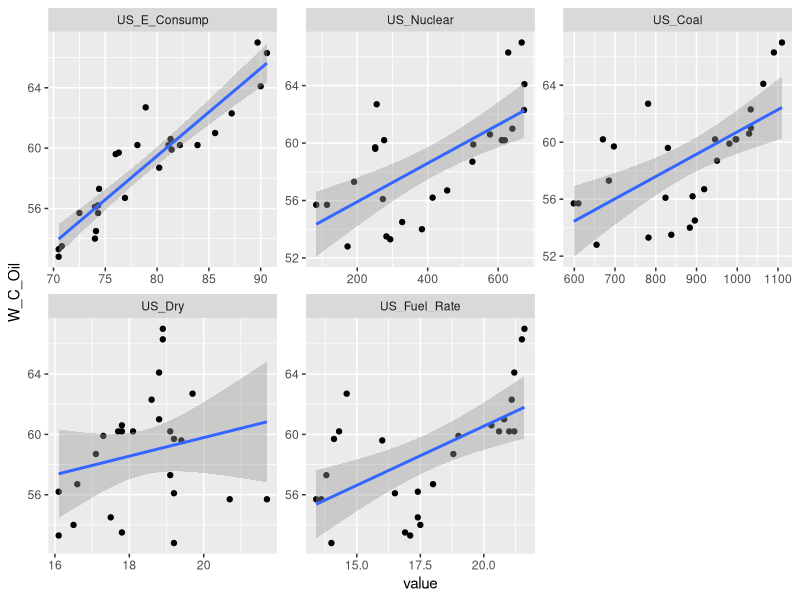
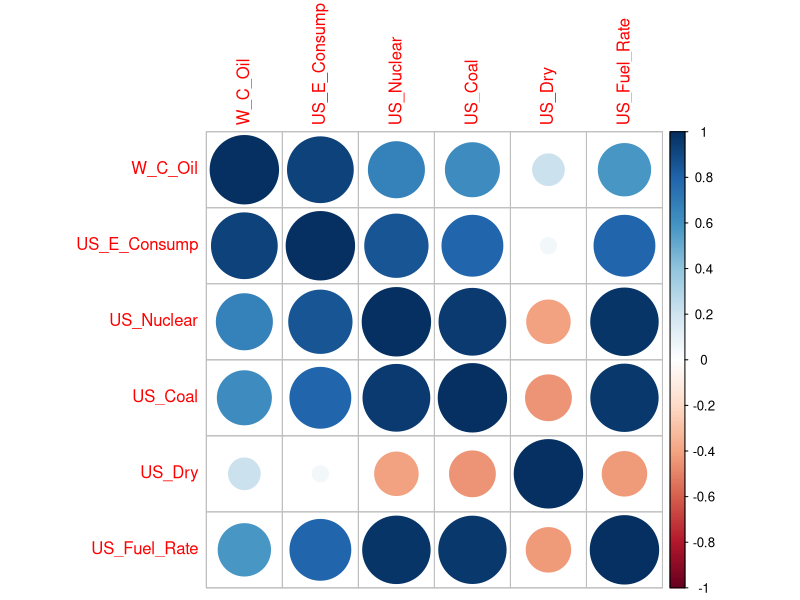
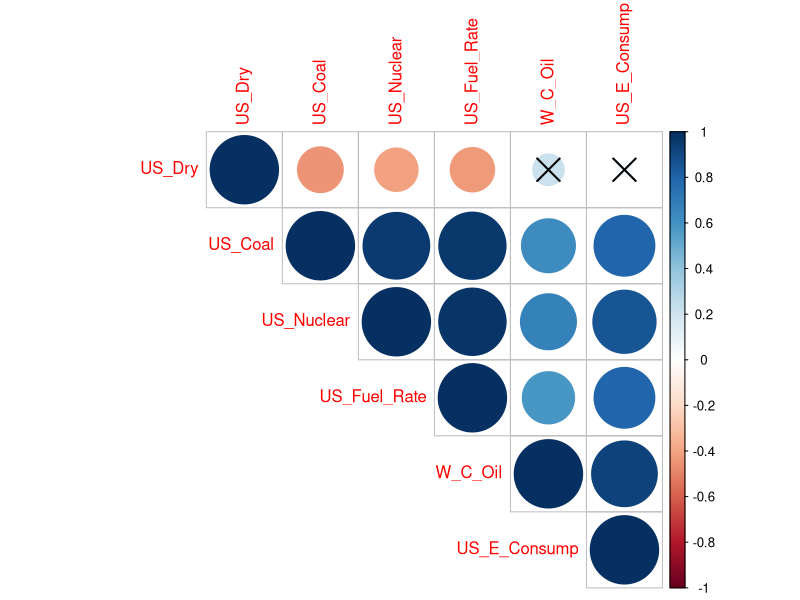

Write the R code that produced these figures, in order. (Note: this script raises an error after producing the figures.)
# importing libraries
library(corrplot)
library(ggplot2)
library(tidyverse)
library(reshape2)

#setup environment
setwd('C:/Users/600037209/Documents/Classes/Data')

#Develop a multiple regression model to predict the
#world production of crude oil

oildata = read.csv('Crude Oil Production MLR.csv')
names(oildata)

names(oildata) = c('W_C_Oil','US_E_Consump','US_Nuclear','US_Coal','US_Dry','US_Fuel_Rate')



str(oildata)

# How do I plot the one output variables against many predictors ?


oiltidy = melt(oildata, id = 'W_C_Oil')  


View(oiltidy)
names(oiltidy)
names(oiltidy) = c('W_C_Oil', 'predictors','value')

ggplot(oiltidy, aes(x=value, y=W_C_Oil)) +
    geom_point() +
    facet_wrap(~ predictors,  scales = 'free' ) +
    geom_smooth(method = 'glm')

# Checking the correlations


M = cor(oildata)
head(round(M,2))

corrplot(M, method = 'circle')

cor.mtest =function(mat) {
    mat = as.matrix(mat)
    n = ncol(mat)
    p.mat= matrix(NA, n, n)
    diag(p.mat) = 0
    
    for (i in 1:(n - 1)) {
        for (j in (i + 1):n) {
            # loopval =   paste('i=',i,'j=',j)
            # print(loopval)
            tmp = cor.test(mat[, i], mat[, j])
            p.mat[i, j] = p.mat[j, i] = tmp$p.value
        }
    }
    colnames(p.mat) = rownames(p.mat) = colnames(mat)
    p.mat
}
# matrix of the p-value of the correlation
p.mat=cor.mtest(oildata)
head(p.mat[, 1:4])

cor.test(oildata$W_C_Oil, oildata$US_E_Consump)
cor.test(oildata$W_C_Oil, oildata$US_Dry)



corrplot(M, type="upper", order="hclust", 
         p.mat = p.mat, sig.level = 0.05)


# If were to drop these four variables out of the regression analysis and 
# rerun the model with the other predictor only, what would happen to the model? 

# What if we ran a regression model with only three predictors? 

# How would these models compare to the full model with all five predictors? 

# Are all the predictors necessary?


# Two imporatant decision making considerations


names(oildata)


oilLM_1_1 = lm(W_C_Oil ~ US_E_Consump+US_Nuclear+US_Coal+US_Dry+US_Fuel_Rate, data=oildata)
summary(oilLM_1_1)
 
oilLM_2_1 = lm(W_C_Oil ~ US_E_Consump+US_Nuclear+US_Coal+US_Fuel_Rate, data=oildata)
summary(oilLM_2_1)

oilLM_3_1 = lm(W_C_Oil ~ US_E_Consump+US_Coal+US_Fuel_Rate, data=oildata)
summary(oilLM_3_1)

oilLM_4_1 = lm(W_C_Oil ~ US_E_Consump+US_Fuel_Rate, data=oildata)
summary(oilLM_4_1)

AIC(oilLM_1_1)
AIC(oilLM_2_1)
AIC(oilLM_3_1)
AIC(oilLM_4_1)

library(car)
durbinWatsonTest(oil_model)
